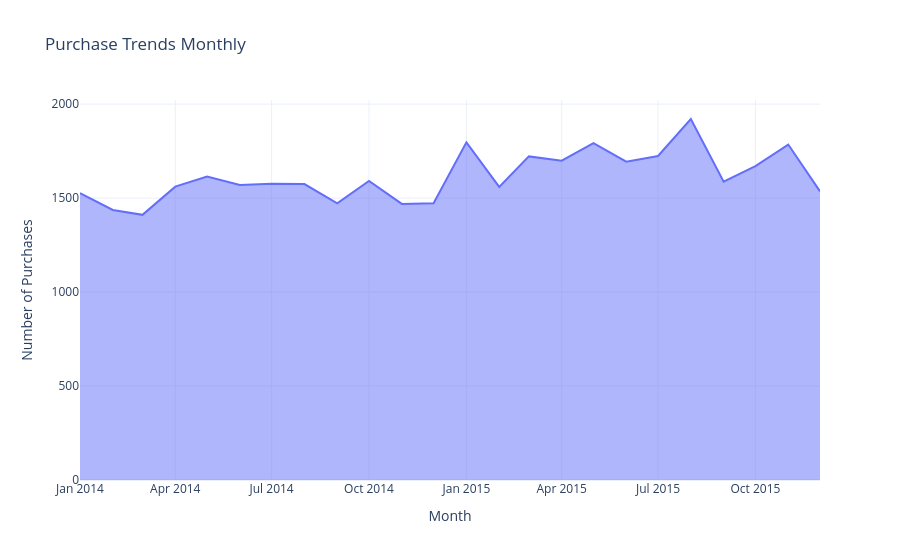

The code cell stored with this chart in its notebook:
### Code cell
data['Month'] = data['Date'].dt.to_period('M').dt.to_timestamp()

monthly_counts = data.groupby('Month').size().reset_index(name = 'Purchase Count')

fig = px.area(monthly_counts, x = 'Month', y = 'Purchase Count',
              title = 'Purchase Trends Monthly',
              labels = {'Month': 'Month', 'Purchase Count': 'Number of Purchases'},
              template = 'plotly_white')

fig.show()

### Figure 1 — Plotly figure (JSON) as saved in the notebook; plotly's stock layout.template omitted (floating-point values rounded to 4 significant figures)
{"data": [{"fillpattern": {"shape": ""}, "hovertemplate": "Month=%{x}<br>Number of Purchases=%{y}<extra></extra>", "legendgroup": "", "line": {"color": "#636efa"}, "marker": {"symbol": "circle"}, "mode": "lines", "name": "", "orientation": "v", "showlegend": false, "stackgroup": "1", "type": "scatter", "x": ["2014-01-01T00:00:00.000000", "2014-02-01T00:00:00.000000", "2014-03-01T00:00:00.000000", "2014-04-01T00:00:00.000000", "2014-05-01T00:00:00.000000", "2014-06-01T00:00:00.000000", "2014-07-01T00:00:00.000000", "2014-08-01T00:00:00.000000", "2014-09-01T00:00:00.000000", "2014-10-01T00:00:00.000000", "2014-11-01T00:00:00.000000", "2014-12-01T00:00:00.000000", "2015-01-01T00:00:00.000000", "2015-02-01T00:00:00.000000", "2015-03-01T00:00:00.000000", "2015-04-01T00:00:00.000000", "2015-05-01T00:00:00.000000", "2015-06-01T00:00:00.000000", "2015-07-01T00:00:00.000000", "2015-08-01T00:00:00.000000", "2015-09-01T00:00:00.000000", "2015-10-01T00:00:00.000000", "2015-11-01T00:00:00.000000", "2015-12-01T00:00:00.000000"], "xaxis": "x", "y": [1527, 1437, 1411, 1561, 1615, 1570, 1576, 1575, 1472, 1591, 1469, 1473, 1797, 1560, 1722, 1699, 1793, 1694, 1724, 1921, 1587, 1670, 1785, 1536], "yaxis": "y"}], "layout": {"legend": {"tracegroupgap": 0}, "title": {"text": "Purchase Trends Monthly"}, "xaxis": {"anchor": "y", "domain": [0, 1], "title": {"text": "Month"}}, "yaxis": {"anchor": "x", "domain": [0, 1], "title": {"text": "Number of Purchases"}}}}
